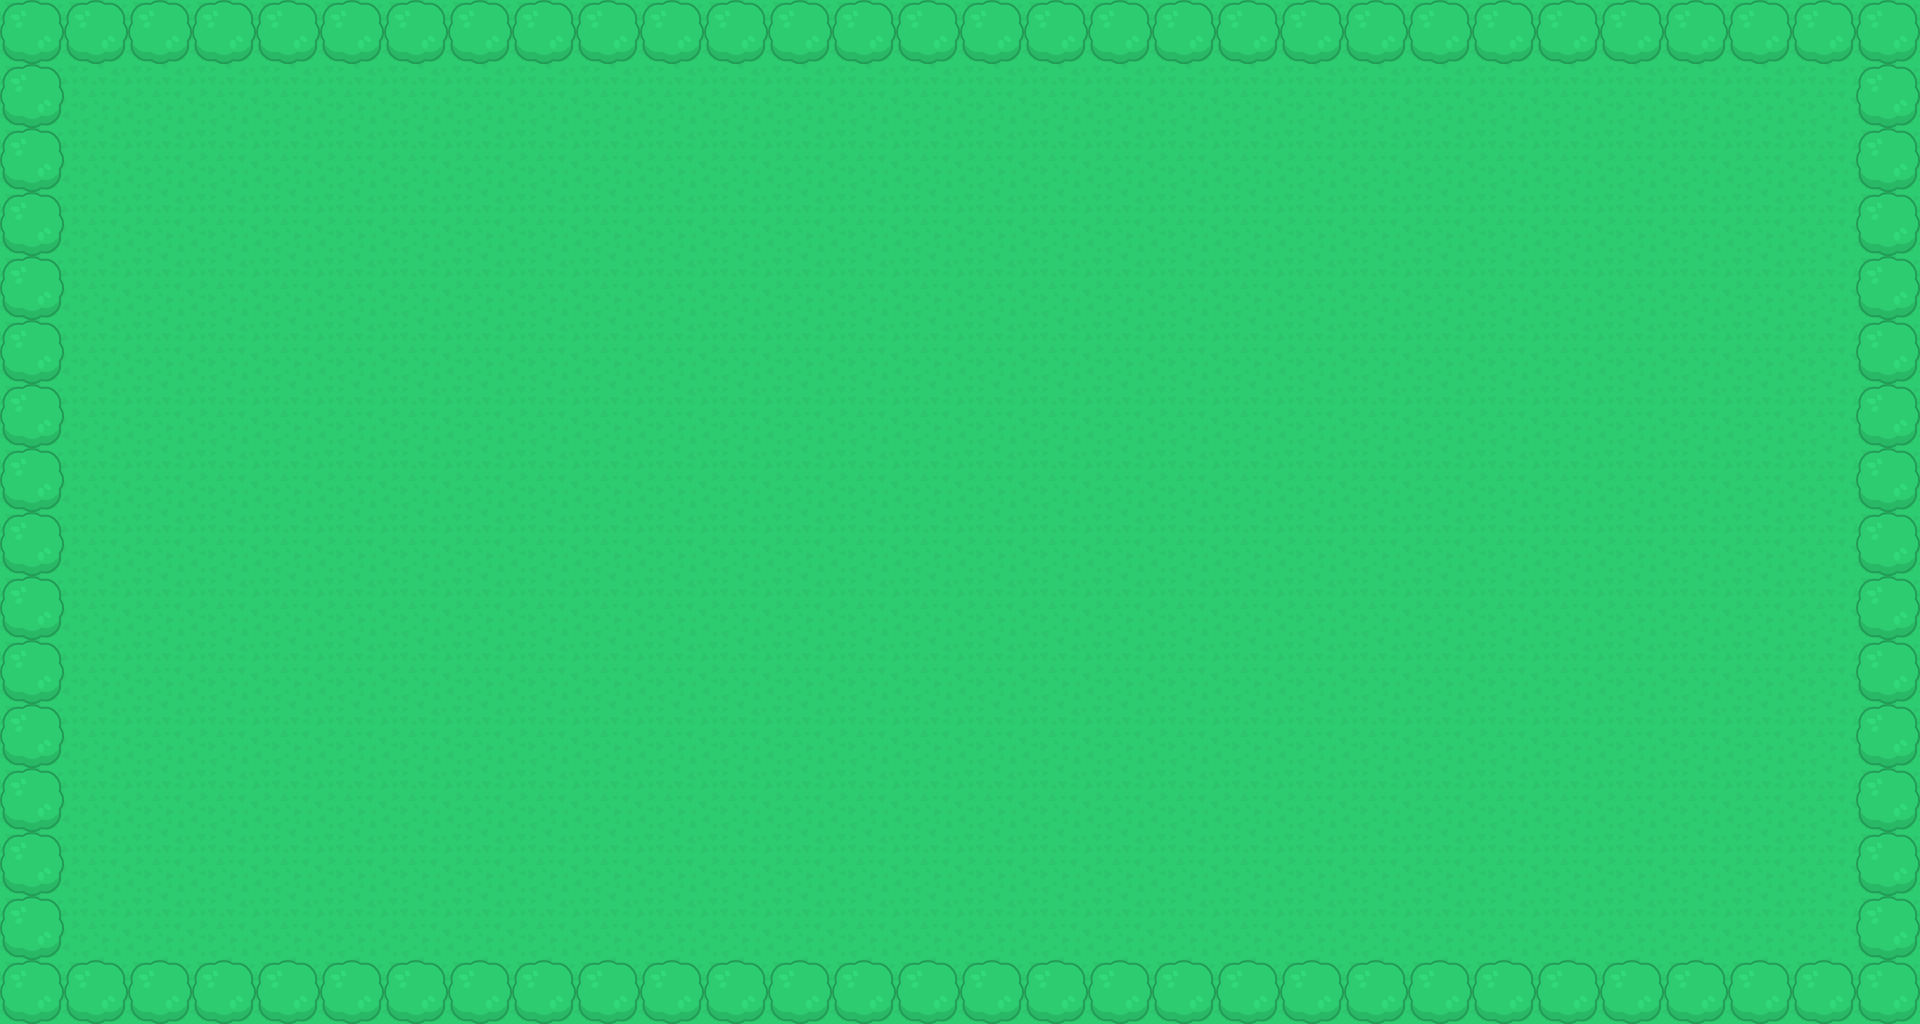

A 2D game scene composited from a Tiled map and its tileset images. What follows is a short description and the map's XML, with each tile layer's data collapsed to a summary:
An orthogonal 30x16 tile map with 64x64 px tiles, 2 tile layers (Background, Calque1), 2 tilesets and 2 objects.

<map version="1.0" tiledversion="1.0.2" orientation="orthogonal" renderorder="right-down" width="30" height="16" tilewidth="64" tileheight="64" nextobjectid="6">
 <tileset firstgid="1" source="sans-titre.tsx" />
 <tileset firstgid="300" source="sans-titre.tsx" />
 <layer name="Background" width="30" height="16">
  <data>[480 cells, 480 non-empty, 1 distinct tile ids]</data>
 </layer>
 <layer name="Calque1" width="30" height="16">
  <data>[480 cells, 88 non-empty, 1 distinct tile ids]</data>
 </layer>
 <objectgroup name="collision">
  <object id="4" x="0" y="0" width="1856" height="64" />
  <object id="5" x="851.515" y="-481.818" />
 </objectgroup>
</map>
